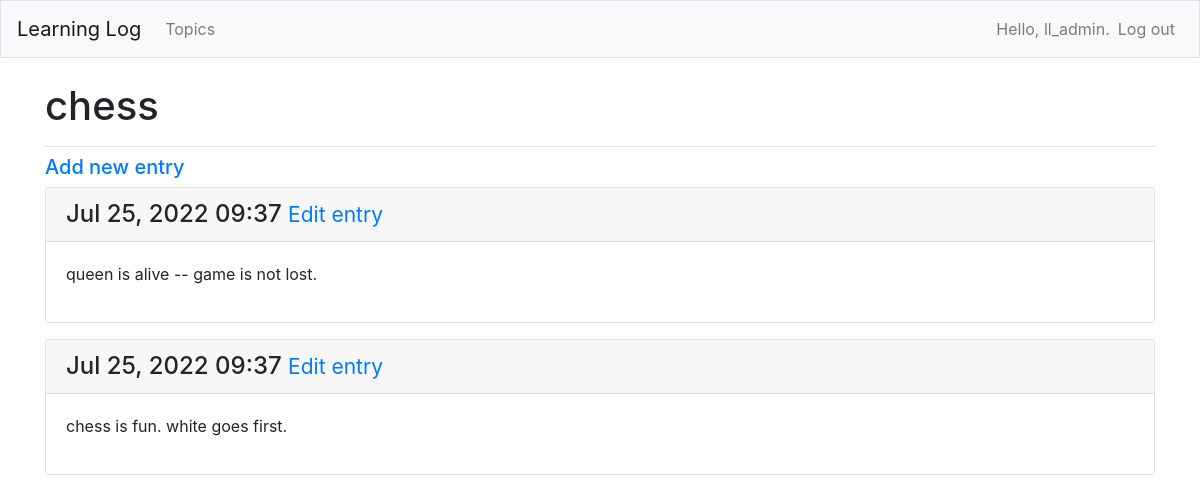
Before: /topics/1/ (signed in) with the older database file.
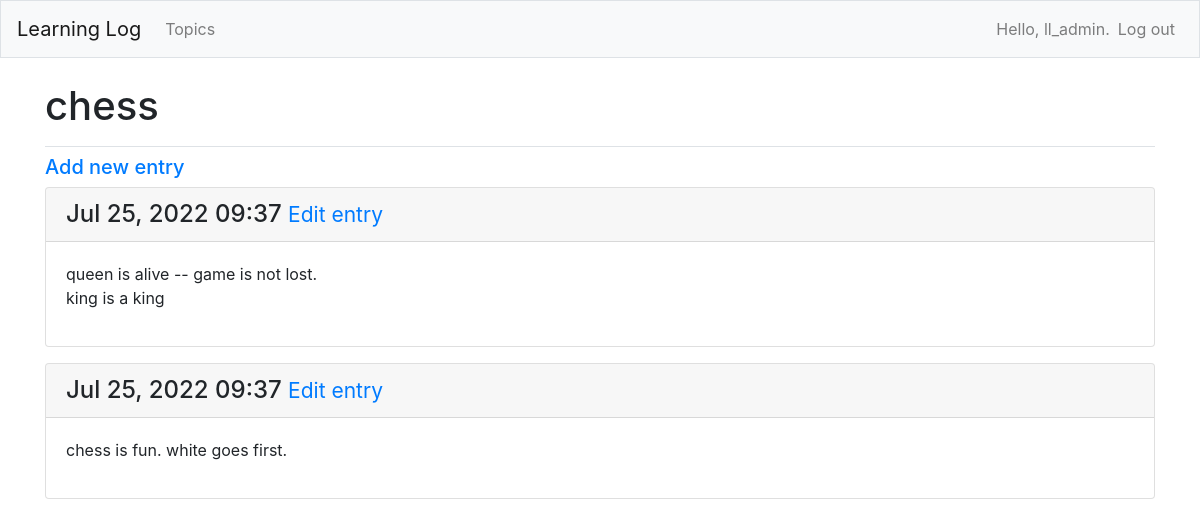
After: the same page with the newer database file.
### learning_logs/models.py (models this page shows, shortened)
class Entry(models.Model):
    topic = models.ForeignKey(Topic, on_delete=models.CASCADE)
    text = models.TextField()
    date_added = models.DateTimeField(auto_now_add=True)
    class Meta:
        verbose_name_plural = 'entries'

### learning_logs/views.py (the view)
# urls.py: path('topics/<int:topic_id>/', views.topic, name='topic'),
@login_required
def topic(request, topic_id):
    topic = Topic.objects.get(id=topic_id)
    check_topic_owner(request, topic)
    entries = topic.entry_set.order_by('-date_added')
    context = {'topic': topic,
               'entries': entries
               }
    return render(request, 'learning_logs/topic.html', context)

### learning_logs/models.py (called while the page is built)
    def __str__(self):
        return self.text

### learning_logs/views.py (called while the page is built)
def check_topic_owner(request, topic):
    if topic.owner != request.user:
        raise Http404

### learning_logs/templates/learning_logs/topic.html
{% extends 'learning_logs/base.html' %}
{% block page_header %}
    <h1>{{ topic }}</h1>
{% endblock page_header %}
{% block content %}
    <h5>
        <a href="{% url 'learning_logs:new_entry' topic.id %}">Add new entry</a>
    </h5>
    {% for entry in entries %}
        <div class="card mb-3">
            <h4 class="card-header">
                {{ entry.date_added|date:'M d, Y H:i' }}
                <small>
                    <a href="{% url 'learning_logs:edit_entry' entry.id %}">Edit entry</a>
                </small>
            </h4>
            <div class="card-body">
                {{ entry.text|linebreaks }}
            </div>
        </div>
    {% empty %}
        <p>There are no entries for this topic yet.</p>
    {% endfor %}
{% endblock content %}

Changed rows visible on the page:
changed Entry: text "queen is alive -- game is not lost." → "queen is alive -- game is not lost. king is a king"
